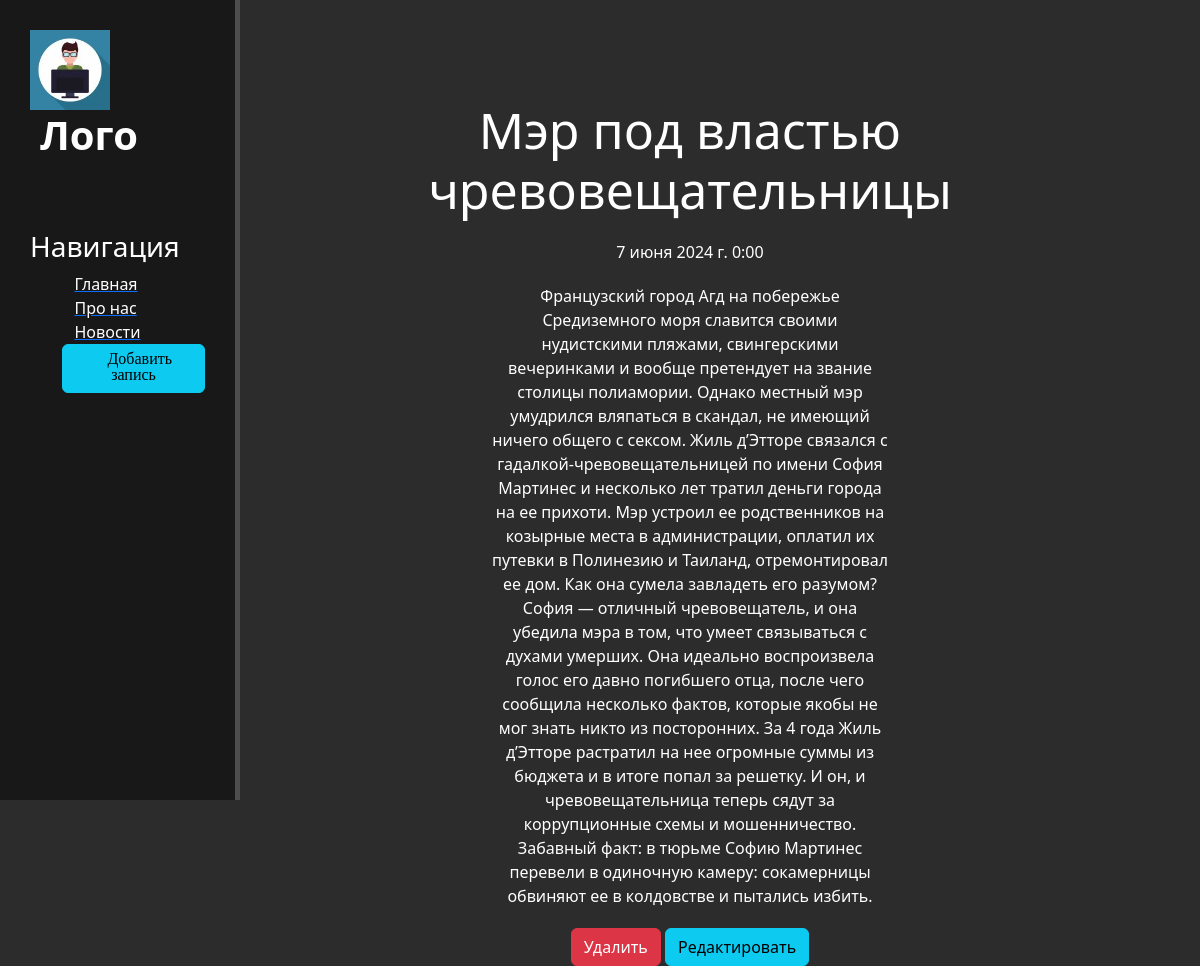
Screenshot of /news/3 with the database file from the repository.
### news/models.py (models this page shows, shortened)
class Articles(models.Model):
    title = models.CharField('Название', max_length=50,)
    anons = models.CharField('Анонс', max_length=250,)
    full_text = models.TextField('Статья')
    date = models.DateTimeField('Дата публикации')
    class Meta:
        verbose_name = 'Новость'
        verbose_name_plural = 'Новости'

### news/views.py (the view)
# urls.py: path('<int:pk>', views.NewsDetailView.as_view(), name='news-detail'),
class NewsDetailView(DetailView):
    model = Articles
    template_name = 'news/details_view.html'
    context_object_name = 'article'

### news/templates/news/details_view.html (shortened to what this page needs)
{% extends 'main/layout.html' %}
{% block content %}
    <div class="features">
        <h1>{{ article.title }}</h1>
         <p>{{ article.date }}</p>
        <p>{{ article.full_text }}</p>
        <a href="{% url 'news-delete' article.id %}" class="btn btn-danger">Удалить</a>
        <a href="{% url 'news-update' article.id %}" class="btn btn-info">Редактировать</a>
    </div>
{% endblock %}

### main/static/main/css/main.css (style rules this page uses)
body { background: #2c2c2c; }
main .features { float: left; color: #fff; margin-top: 100px; text-align: center; width: 75% }
main .features h1 { font-size: 50px; }
main .features p { max-width: 400px; margin: 20px auto }

### rows the page displays
Articles: title "Мэр под властью чревовещательницы", date "7 июня 2024 г. 0:00", full_text "Французский город Агд на побережье Средиземного моря славится своими нудистскими пляжами, свингерскими вечеринками и вообще претендует на звание столицы полиамории. Однако местный мэр умудрился вляпаться в скандал, не имеющий ничего общего с сексом. Жиль д’Этторе связался с гадалкой-чревовещательницей по имени София Мартинес и несколько лет тратил деньги города на ее прихоти. Мэр устроил ее родственников на козырные места в администрации, оплатил их путевки в Полинезию и Таиланд, отремонтировал ее дом. Как она сумела завладеть его разумом? София — отличный чревовещатель, и она убедила мэра в том, что умеет связываться с духами умерших. Она идеально воспроизвела голос его давно погибшего…"
